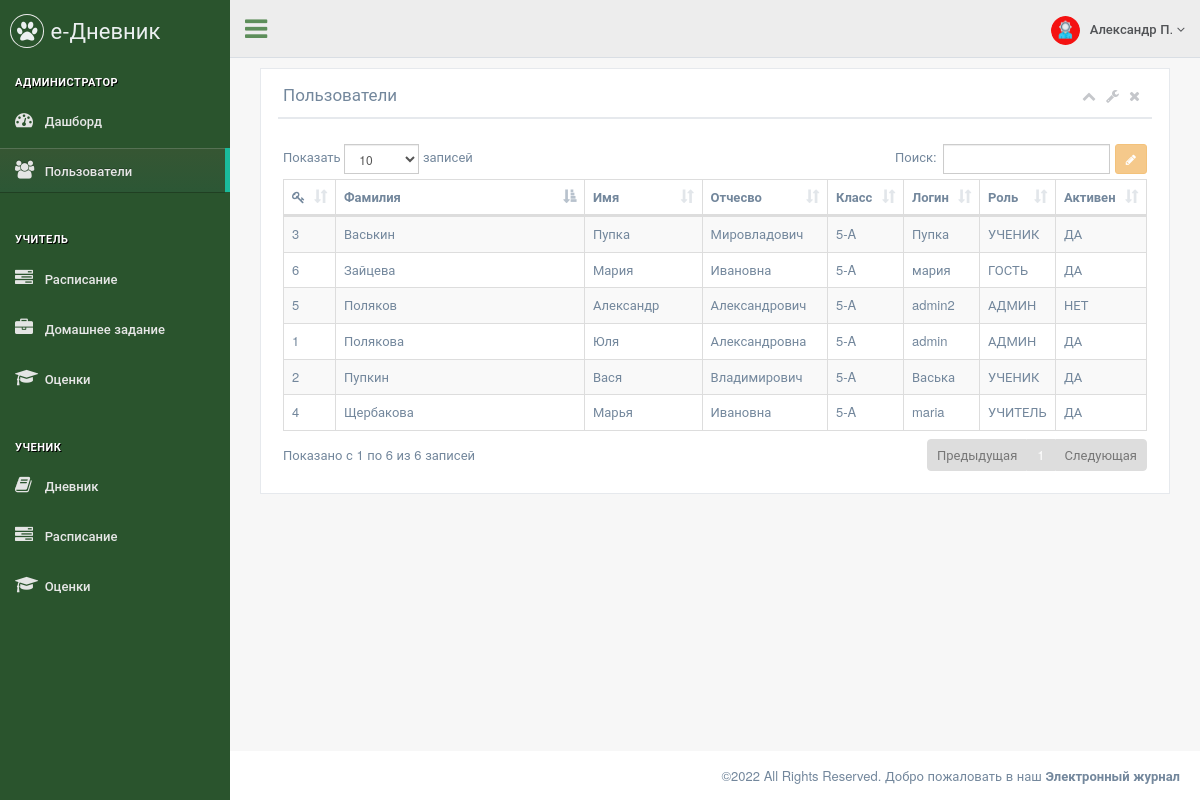
Page /admin/users (signed in) on the committed database.
### data/menu.py (models this page shows)
class Menu(ORMBase):
    __tablename__ = 'menu'
    id = sqlalchemy.Column(sqlalchemy.Integer, primary_key=True, autoincrement=True, unique=True)
    name = sqlalchemy.Column(sqlalchemy.String, nullable=True)
    section = sqlalchemy.Column(sqlalchemy.String, nullable=True)
    title = sqlalchemy.Column(sqlalchemy.String, nullable=True)
    icon = sqlalchemy.Column(sqlalchemy.String, nullable=True)
    ref = sqlalchemy.Column(sqlalchemy.String, nullable=True)
    roles = sqlalchemy.Column(sqlalchemy.String, nullable=True)
    order = sqlalchemy.Column(sqlalchemy.Integer, nullable=True)

### data/users.py (models this page shows)
class Users(ORMBase, UserMixin):
    __tablename__ = 'users'
    __json_exclude__ = set(["password"])
    id = Column(Integer, primary_key=True, autoincrement=True, unique=True)
    name = Column(String, nullable=True)
    surname = Column(String, nullable=True)
    otchestvo = Column(String, nullable=True)
    login = Column(String, nullable=True)
    password = Column(String, nullable=True)
    role = Column(String, nullable=True)
    class_id = Column(Integer, ForeignKey('classes.cl_id'), nullable=True)
    active = Column(Integer, nullable=True)

### main.py (the view, shortened to what this page needs)
@app.route('/admin/users', methods=['POST', 'GET'])
def admin_users():
    db_sess = db_session.create_session()
    form = UserEditForm()
    users = db_sess.query(Users.id,
                          Users.class_id,
                          Users.name,
                          Users.otchestvo,
                          Users.surname,
                          Users.login,
                          Users.role,
                          Users.active,
                          Classes.number,
                          Classes.letter).filter(Users.class_id == Classes.cl_id).all()
    return render_page(['admin'], '/admin/users', 'admin_users.html', users=users, form=form)

### main.py
class UserEditForm(FlaskForm):
    identifier = StringField()
    id = StringField('ID')
    surname = StringField('Фамилия', validators=[DataRequired()])
    name = StringField('Имя', validators=[DataRequired()])
    otchestvo = StringField('Отчество')
    role = StringField('Роль')
    class_id = StringField('ID класса')
    active = BooleanField('Активен')

### data/db_session.py (called while the page is built)
def create_session():
    global __factory
    return __factory()

### main.py (called while the page is built)
@login_manager.user_loader
def load_user(user_id):
    db_sess = db_session.create_session()
    return db_sess.query(Users).get(user_id)

def get_menu(role):
    db_sess = db_session.create_session()
    items = db_sess.query(Menu).filter(Menu.roles.ilike(f'%{role}%')).all()
    menu = dict()
    section = ""
    for item in items:
        if item.section:
            arr = menu.get(section)
            arr.append(item)
            menu[section] = arr
        else:
            section = item.title
            menu[section] = []
    return menu

def render_page(roles, ref, template, **context):
    if not login_fresh():
        return render_403()
    else:
        db_sess = db_session.create_session()
        user = db_sess.query(Users).filter(Users.login == current_user.login and Users.active == 1).first()
        if user.role in roles:
            menu = get_menu(user.role)
            if not context:
                context = dict()
            context["menu"] = menu
            context["ref"] = ref
            context["role"] = user.role
            context["username"] = f"{user.name} {user.surname[0]}."
            return render_template(template, **context)
        else:
            return render_403()

### templates/admin_users.html (shortened to what this page needs)
{% extends "page_base.html" %}
{% block content %}
<div class="col-md-12 col-sm-12 col-xs-12">
    <div class="x_panel">
        <div class="x_title">
            <h2>Пользователи <small>Редактирование и активация пользователей</small></h2>
            <ul class="nav navbar-right panel_toolbox">
                <li><a class="collapse-link"><i class="fa fa-chevron-up"></i></a></li>
                <li class="dropdown">
                    <a href="#" class="dropdown-toggle" data-toggle="dropdown" role="button" aria-expanded="false"><i class="fa fa-wrench"></i></a>
                </li>
                <li><a class="close-link"><i class="fa fa-close"></i></a></li>
            </ul>
            <div class="clearfix"></div>
        </div>
        <div class="x_content">
            <p class="text-muted font-13 m-b-30">
            </p>
            <table id="datatable-users" class="table table-striped table-bordered dt-responsive nowrap dataTable" cellspacing="0" width="100%">
                <thead>
                    <tr>
                        <th title="ID"><i class="fa fa-key"></i></th>
                        <th>Фамилия</th>
                        <th>Имя</th>
                        <th>Отчесво</th>
                        <th>Класс</th>
                        <th>Логин</th>
                        <th>Роль</th>
                        <th>Активен</th>
                    </tr>
                </thead>
                <tbody>
                    {% for user in users %}
                    <tr>
                        <td>{{ user.id }}</td>
                        <td>{{ user.surname }}</td>
                        <td>{{ user.name }}</td>
                        <td>{{ user.otchestvo }}</td>
                        <td>{{ user.number }}-{{ user.letter }}</td>
                        <td>{{ user.login }}</td>
                        {% if user.role == 'admin' %}
                        <td>АДМИН</td>
                        {% elif user.role == 'teacher' %}
                        <td>УЧИТЕЛЬ</td>
                        {% elif user.role == 'student' %}
                        <td>УЧЕНИК</td>
                        {% else %}
                        <td>ГОСТЬ</td>
                        {% endif %}
                        {% if user.active == 0 %}
                        <td>НЕТ</td>
                        {% else %}
                        <td>ДА</td>
                        {% endif %}
                    </tr>
                    {% endfor %}
                </tbody>
            </table>
        </div>
    </div>
</div>
{% endblock %}

### templates/page_base.html (shortened to what this page needs)
<!DOCTYPE html>
<html lang="en">
  <head>
    <link href="/static/vendors/bootstrap/css/bootstrap.min.css" rel="stylesheet">
    <link href="/static/vendors/font-awesome/css/font-awesome.min.css" rel="stylesheet">
    <link href="/static/vendors/nprogress/nprogress.css" rel="stylesheet">
    <link href="/static/vendors/animate.css/animate.min.css" rel="stylesheet">
    <link href="/static/vendors/datatables.net-bs/css/dataTables.bootstrap.min.css" rel="stylesheet">
    <link href="/static/vendors/datatables.net-buttons-bs/css/buttons.bootstrap.min.css" rel="stylesheet">
    <link href="/static/vendors/datatables.net-fixedheader-bs/css/fixedHeader.bootstrap.min.css" rel="stylesheet">
    <link href="/static/vendors/datatables.net-responsive-bs/css/responsive.bootstrap.min.css" rel="stylesheet">
    <link href="/static/vendors/datatables.net-scroller-bs/css/scroller.bootstrap.min.css" rel="stylesheet">
    <link href="/static/vendors/switchery/switchery.css" rel="stylesheet">
    <link href="/static/css/custom.css" rel="stylesheet">
  </head>
  <body class="nav-md">
    <div class="container body">
      <div class="main_container">
        <div class="col-md-3 left_col">
          <div class="left_col scroll-view">
            <div class="navbar nav_title" style="border: 0;">
              <a href="index.html" class="site_title"><i class="fa fa-paw"></i> <span>е-Дневник</span></a>
            </div>
            <br />
            <div id="sidebar-menu" class="main_menu_side hidden-print main_menu">
              {% for section in menu.keys() %}
                <div class="menu_section">
                  <h3>{{ section }}</h3>
                  <ul class="nav side-menu">
                    {% for item in menu.get(section) %}
                      {% if item.ref == ref %}
                        <li class="active"><a href="{{ item.ref }}"><i class="{{ item.icon }}"></i> {{ item.title }}</a></li>
                      {% else %}
                        <li><a href="{{ item.ref }}"><i class="{{ item.icon }}"></i> {{ item.title }}</a></li>
                      {% endif %}
                    {% endfor %}
                  </ul>
                </div>
              {% endfor %}
            </div>
          </div>
        </div>
        <div class="top_nav">
          <div class="nav_menu">
            <nav>
              <div class="nav toggle">
                <a id="menu_toggle"><i class="fa fa-bars"></i></a>
              </div>
              <ul class="nav navbar-nav navbar-right">
                <li class="">
                  <a href="javascript:;" class="user-profile dropdown-toggle" data-toggle="dropdown" aria-expanded="false">
                    <img src="/static/images/{{ role }}.png" alt="">{{ username }}
                    <span class=" fa fa-angle-down"></span>
                  </a>
                </li>
              </ul>
            </nav>
          </div>
        </div>
        <div id="page-content" class="right_col" role="main">
          {% block content %}{% endblock %}
        </div>
        <footer>
          <div class="pull-right">
            ©2022 All Rights Reserved. Добро пожаловать в наш <b>Электронный журнал</b>
          </div>
          <div class="clearfix"></div>
        </footer>
      </div>
    </div>
  </body>
</html>

### rows in the picture
Menu: title "АДМИНИСТРАТОР"
Menu: title "Дашборд"
Menu: title "Пользователи"
Menu: title "УЧИТЕЛЬ"
Menu: title "Расписание"
Menu: title "Домашнее задание"
Menu: title "Оценки"
Menu: title "УЧЕНИК"
Menu: title "Дневник"
Menu: title "Расписание"
Menu: title "Оценки"
Users: role (picture), id "5", surname "Поляков", name "Александр", otchestvo "Александрович", number "5", letter "A", login "admin2", shows "АДМИН", shows "НЕТ"
Users: id "1", surname "Полякова", name "Юля", otchestvo "Александровна", number "5", letter "A", login "admin", role "АДМИН", shows "ДА"
Users: id "2", surname "Пупкин", name "Вася", otchestvo "Владимирович", number "5", letter "A", login "Васька", role "УЧЕНИК", shows "ДА"
Users: id "3", surname "Васькин", name "Пупка", otchestvo "Мировладович", number "5", letter "A", login "Пупка", role "УЧЕНИК", shows "ДА"
Users: id "4", surname "Щербакова", name "Марья", otchestvo "Ивановна", number "5", letter "A", login "maria", role "УЧИТЕЛЬ", shows "ДА"
Users: id "6", surname "Зайцева", name "Мария", otchestvo "Ивановна", number "5", letter "A", login "мария", role "ГОСТЬ", shows "ДА"

### other values in the picture
{{ username }} "Александр П."
